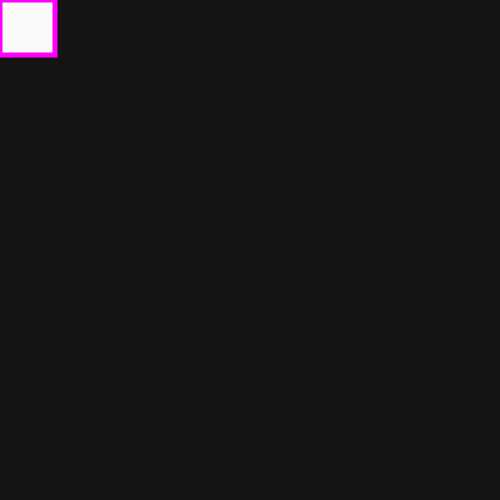
Frame 1 (no input)
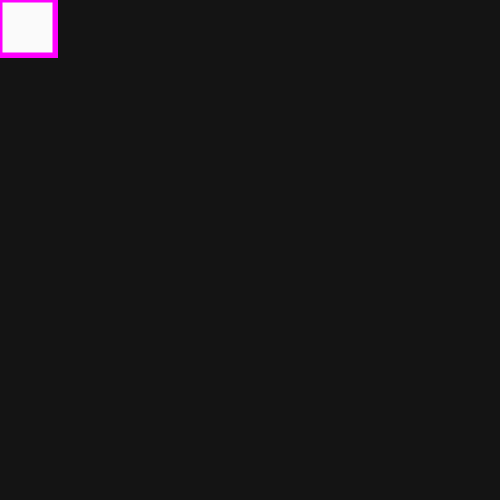
Frame 60 (no input)
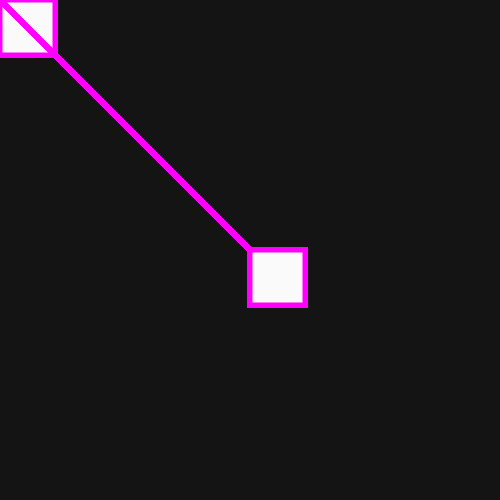
Frame 120 (the mouse pressed at the canvas centre since frame 60)

The p5.js sketch that drew these frames (run headless with seeded random() and noise() and a simulated clock; from frame 60 on, the mouse is pressed at the canvas centre):

// p5.js sketch
// ── sketch.js
function setup() {
  createCanvas(500, 500);
    background(20); 
}

function draw (){

  // Rotate around the y-axis.


  fill(250,250,250)

  
 // Style the line.
  stroke('magenta');
  strokeWeight(5);

  line(0, 0, mouseX, mouseY);
  square(mouseX, mouseY, 55);
  
}
